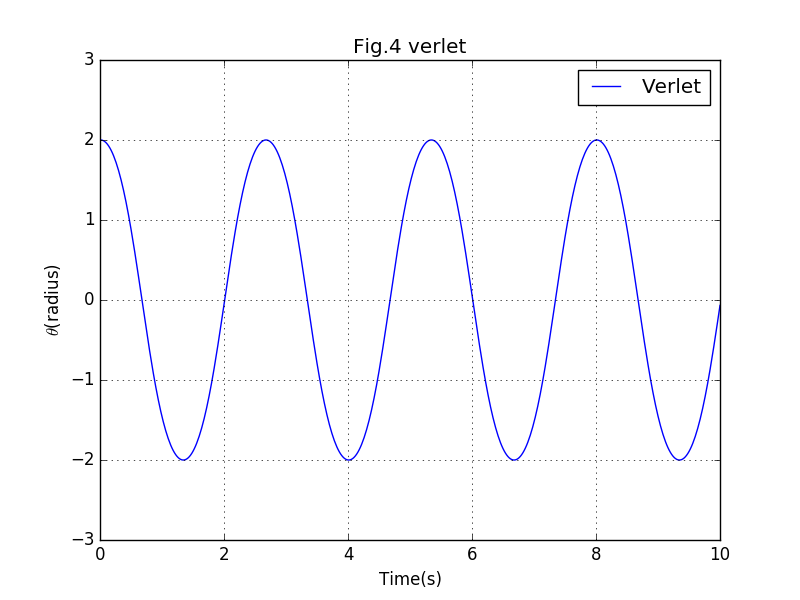

Write Python code to recreate this figure.
import math
import matplotlib.pyplot as plt 

g=9.8
def f(theta,l):
    return -g*math.sin(theta)/l
dt=0.02

def Verlet(omega0,theta0,l,T):
    motion=[[]for i in range(3)]
    motion[0].append(omega0)
    motion[1].append(theta0)
    motion[2].append(0)
    motion[1].append(theta0+omega0*dt)
    motion[2].append(dt)
    for i in range(1,int(T/dt)):
        motion[1].append(2*motion[1][i]-motion[1][i-1]+f(motion[1][i],l)*dt**2)
        motion[0].append((motion[1][i+1]-motion[1][i-1])/(2*dt))
        motion[2].append(motion[2][i]+dt)
    return motion

d=Verlet(0,2,1,10)
plt.plot(d[2],d[1],linestyle='-',linewidth=1.0,label='Verlet')
plt.text(2,15,r'$\theta_0=2,l=1$'+'\ntime step dt=0.02 seconds')
plt.legend()
plt.grid(True,color='k')
plt.title('Fig.4 verlet')
plt.xlabel('Time(s)')
plt.ylabel(r'$\theta$(radius)')
plt.legend()
plt.show()
